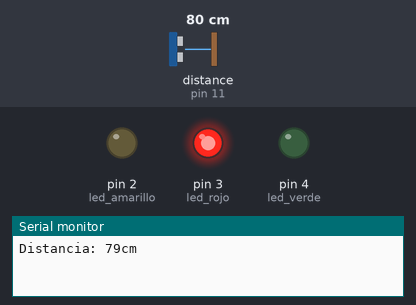
The sketch below on a simulated Arduino Uno, built with avr-gcc and run on an emulated ATmega328P. On the bench: output pins drawn as LEDs (lit = HIGH), the last lines printed to the serial monitor. Wiring (inferred from the names in the program): ultrasonic range finder: trigger pin 12; echo pin 11. Inputs (shaded band) come from the test bench; at power-on: distance to the obstacle (sensor on pin 11) 80 cm. The echo pulse lasts 58.3 µs per cm; pins used as bus, display or sensor lines are not drawn.

Above: at 18.0 s.
18.1 s: distance to the obstacle (sensor on pin 11) set to 13 cm
33.1 s: distance to the obstacle (sensor on pin 11) set to 9 cm
At 34.7 s:
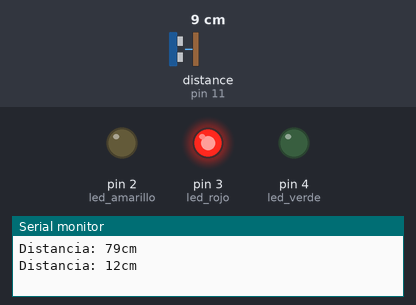
48.1 s: distance to the obstacle (sensor on pin 11) set to 18 cm
At 49.4 s:
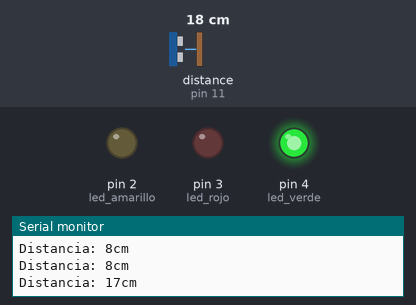
63.1 s: distance to the obstacle (sensor on pin 11) set to 2 cm
At 63.6 s:
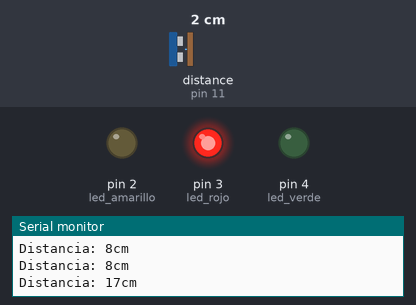
Timing chart, 0 to 66.1 s (numbered marks = the images above; inputs shaded):
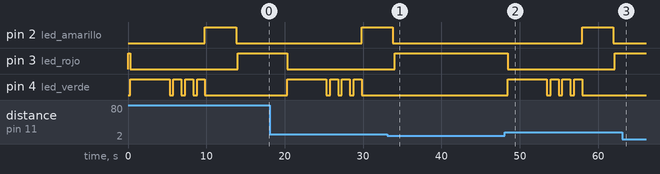

The sketch:

sensor_3.0.ino
```cpp
const int Trigger = 12;   //Pin digital 2 para el Trigger del sensor
const int Echo = 11;   //Pin digital 3 para el Echo del sensor


int led_verde=4;
int led_amarillo=2;
int led_rojo=3;

void setup() {
 Serial.begin(9600);//iniciailzamos la comunicación
  pinMode(Trigger, OUTPUT); //pin como salida
  pinMode(Echo, INPUT);  //pin como entrada
  digitalWrite(Trigger, LOW);//Inicializamos el pin con 0
  ///semaforo
pinMode(led_verde,OUTPUT);
pinMode(led_amarillo,OUTPUT);
pinMode(led_rojo,OUTPUT);
digitalWrite(led_verde,LOW);
digitalWrite(led_amarillo,LOW);
digitalWrite(led_rojo,HIGH);
}

void loop() {
  // put your main code here, to run repeatedly:
long t; //timepo que demora en llegar el eco
  long d; //distancia en centimetros

  digitalWrite(Trigger, HIGH);
  delayMicroseconds(10);          //Enviamos un pulso de 10us
  digitalWrite(Trigger, LOW);

  t = pulseIn(Echo, HIGH); //obtenemos el ancho del pulso
  d = t/59;             //escalamos el tiempo a una distancia en cm

Serial.print("Distancia: ");
  Serial.print(d);      //Enviamos serialmente el valor de la distancia
  Serial.print("cm");
  Serial.println();
  delay(300);          //Hacemos una pausa de 100ms


if(d>10)
{
  semaforo();
  }
}


void semaforo(){
verde();
amarillo();
rojo();
  }

  void verde()
  {
    digitalWrite(led_rojo,LOW);
    digitalWrite(led_verde,HIGH);
    delay(5000);

    for(int i=1; i<4; i++){
      digitalWrite(led_verde,LOW);
      delay(500);

      digitalWrite(led_verde,HIGH);
        delay(1000);

      }
      digitalWrite(led_verde,LOW);
   }

   void amarillo()
  {
    digitalWrite(led_amarillo,HIGH);
    delay(4000);
    digitalWrite(led_amarillo,LOW);
    delay(200);
    digitalWrite(led_amarillo,LOW);

  }

   void rojo()
  {
    digitalWrite(led_rojo,HIGH);
    delay(6000);
  }
```

Measured:
- after the input at 33.1 s, pin 3 (led_rojo): goes on until 34.0 s, then stays HIGH; pin 4 (led_verde): stops changing and stays LOW
- after the input at 48.1 s, pin 2 (led_amarillo): LOW → HIGH after 9.8 s, → LOW 4.0 s later; pin 3 (led_rojo): HIGH → LOW after 0.34 s, → HIGH 13.7 s later; pin 4 (led_verde): LOW → HIGH after 0.34 s, then repeats every 1.5 s: LOW 0.50 s, HIGH 1.0 s, until it stays LOW from 57.9 s
- after the input at 63.1 s, pin 2 (led_amarillo): stays LOW (without the input it goes to HIGH after 14.8 s); pin 3 (led_rojo): stays HIGH (without the input it goes to LOW after 5.3 s); pin 4 (led_verde): stops changing and stays LOW
- by itself, pin 4 (led_verde): repeats every 1.5 s: LOW 0.50 s, HIGH 1.0 s, until it stays LOW from 9.8 s
